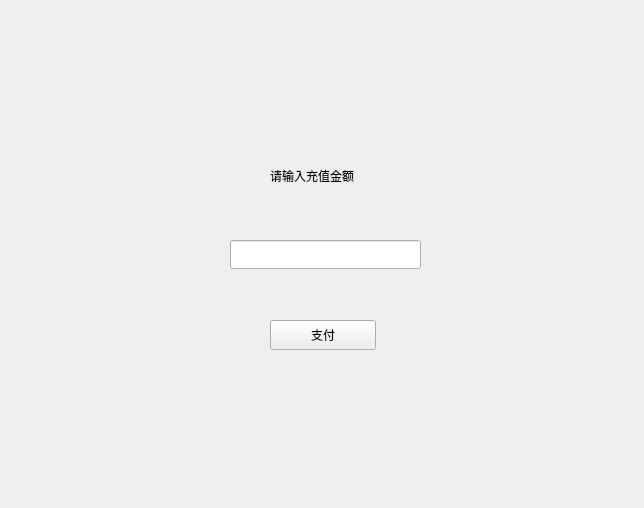
<?xml version="1.0" encoding="UTF-8"?>
<ui version="4.0">
 <class>recharge</class>
 <widget class="QWidget" name="recharge">
  <property name="geometry">
   <rect>
    <x>0</x>
    <y>0</y>
    <width>644</width>
    <height>508</height>
   </rect>
  </property>
  <property name="windowTitle">
   <string>Form</string>
  </property>
  <widget class="QLabel" name="label">
   <property name="geometry">
    <rect>
     <x>270</x>
     <y>150</y>
     <width>311</width>
     <height>51</height>
    </rect>
   </property>
   <property name="text">
    <string>请输入充值金额</string>
   </property>
  </widget>
  <widget class="QLineEdit" name="editAmount">
   <property name="geometry">
    <rect>
     <x>230</x>
     <y>240</y>
     <width>191</width>
     <height>29</height>
    </rect>
   </property>
  </widget>
  <widget class="QPushButton" name="btnPay">
   <property name="geometry">
    <rect>
     <x>270</x>
     <y>320</y>
     <width>106</width>
     <height>30</height>
    </rect>
   </property>
   <property name="text">
    <string>支付</string>
   </property>
  </widget>
 </widget>
 <resources/>
 <connections/>
</ui>
